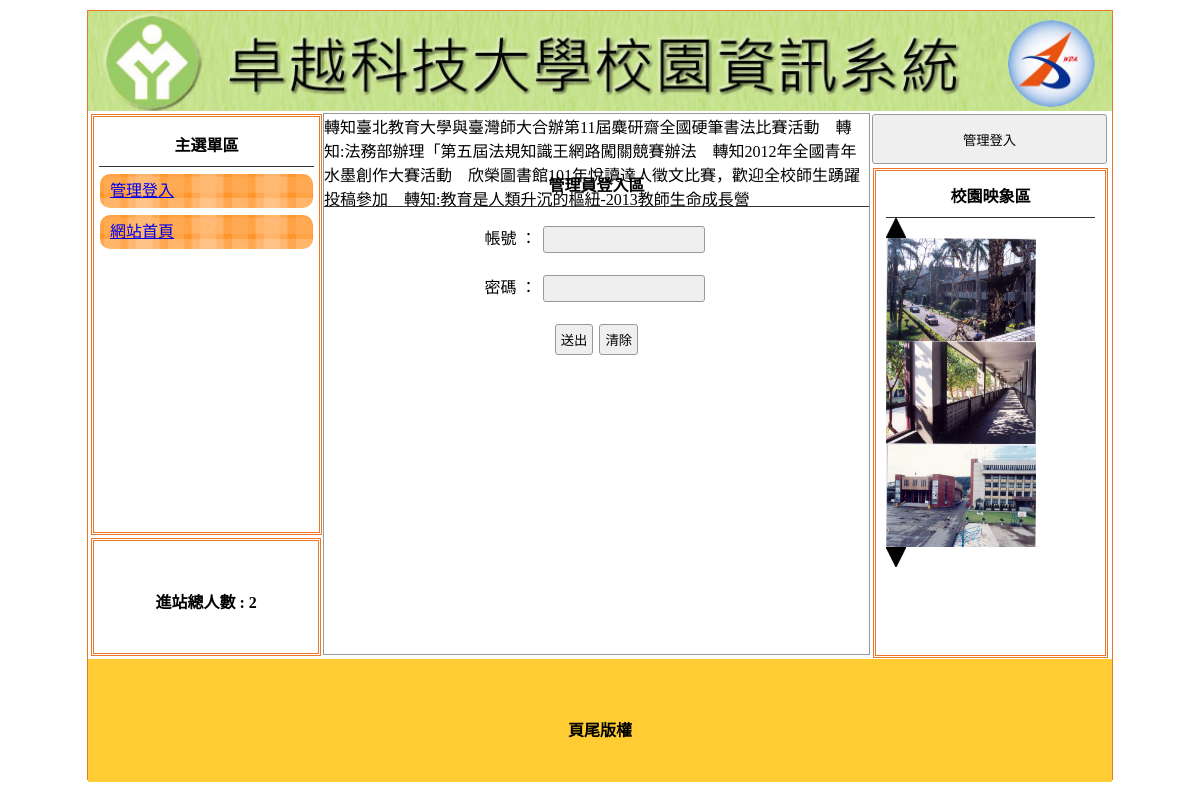
The app's page /login.php, older data.
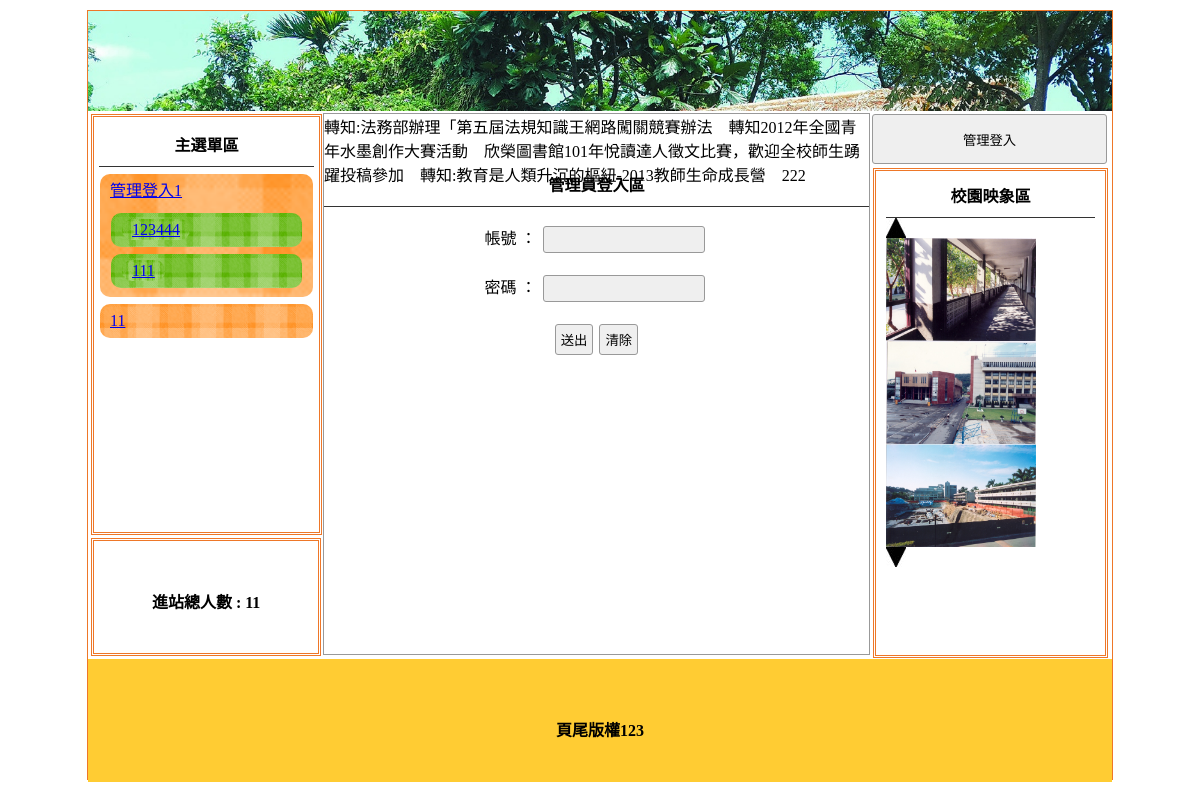
The same page, newer data.
### tables this page shows
CREATE TABLE `title` (
  `id` int(11) NOT NULL,
  `file` text NOT NULL,
  `text` text NOT NULL,
  `display` int(11) NOT NULL
);

CREATE TABLE `menu` (
  `id` int(11) NOT NULL,
  `text` text NOT NULL,
  `href` text NOT NULL,
  `display` int(11) NOT NULL,
  `parent` int(11) NOT NULL
);

CREATE TABLE `gallery` (
  `id` int(11) NOT NULL,
  `file` text NOT NULL,
  `display` int(11) NOT NULL
);

CREATE TABLE `footer` (
  `text` text NOT NULL
);

### func.php (called while the page is built, shortened)
<?php
	function sql($tbl, $show)
	{
		$sql = "select * from ".$tbl;
		if($show)	$sql .= " where display = 1";
		return $sql;
	}
?>

### auth.php (called while the page is built, shortened)
<?php
	include_once "func.php";
	include_once "sql.php";
	if(empty($_SESSION["user"]))
	{
		$btn = "管理登入";
		$btnlink = "login.php";
	}
	else
	{
		$btn = "回後台管理";
		$btnlink = "admin.php";
	}
?>

### sql.php (the view, shortened to what this page needs)
<?php
	include_once "func.php";
	$link = mysqli_connect("localhost", "root", "", "dbxx");
	mysqli_query($link, "set names utf8");
	$result = mysqli_query($link, sql("title", 1));
	$row = mysqli_fetch_array($result);
	$title = $row["file"];
	$title_text = $row["text"];
	$footer = mysqli_fetch_array(mysqli_query($link, sql("footer", 0)))["text"];
	$gallery = "<img src='img/01E01.jpg' onclick='pp(1)'><br>";
	$i = 0;
	$result = mysqli_query($link, sql("gallery", 1));
	while($row = mysqli_fetch_array($result))
	{
		$gallery .= "<img src='img/".$row["file"]."' class='im' id='ssaa".$i."' width='150' height='103'>";
		$i++;
	}
	$gallery .= "<br><img src='img/01E02.jpg' onclick='pp(2)'>";
	$visit = mysqli_fetch_array(mysqli_query($link, sql("visit", 0)))["count"];
	$menu = "";
	$result = mysqli_query($link, sql("menu", 1)." and parent = 0");
	while($row = mysqli_fetch_array($result))
	{
		$menu .= "<div class='mainmu'><a href='".$row["href"]."'>".$row["text"]."</a>";
		$result2 = mysqli_query($link, sql("menu", 1)." and parent = '".$row["id"]."'");
		while($row2 = mysqli_fetch_array($result2))
		{
			$menu .= "<div class='mainmu2 mw'><a href='".$row2["href"]."' class='mainmu2 mw'>".$row2["text"]."</a></div>";
		}
		$menu .= "</div>";
	}
	$mar = "";
	$result = mysqli_query($link, sql("advert", 1));
	while($row = mysqli_fetch_array($result))
	{
		$mar .= $row["text"]."&emsp;";
	}
?>

### login.php (shortened to what this page needs)
<!DOCTYPE html PUBLIC "-//W3C//DTD XHTML 1.0 Transitional//EN" "http://www.w3.org/TR/xhtml1/DTD/xhtml1-transitional.dtd">
<html xmlns="http://www.w3.org/1999/xhtml"><head><meta http-equiv="Content-Type" content="text/html; charset=UTF-8">
<?php
	include_once "sql.php";
	include_once "auth.php";
?>
<link href="./assets/css.css" rel="stylesheet" type="text/css">
</head>
<body>
	<div id="main">
    	<a title="<?=$title_text?>" href="./index.php"><div class="ti" style="background:url(&#39;img/<?=$title?>&#39;); background-size:cover;"></div></a>
        	<div id="ms">
             	<div id="lf" style="float:left;">
            		<div id="menuput" class="dbor">
                    	                            <span class="t botli">主選單區</span>
													<?=$menu?>
                                                </div>
                    <div class="dbor" style="margin:3px; width:95%; height:20%; line-height:100px;">
                    	<span class="t">進站總人數 :
                        	<?=$visit?>                        </span>
                    </div>
        		</div>
                <div class="di" style="height:540px; border:#999 1px solid; width:53.2%; margin:2px 0px 0px 0px; float:left; position:relative; left:20px;">
                	                     <marquee scrolldelay="120" direction="left" style="position:absolute; width:100%; height:40px;"><?=$mar?>
                    	                    </marquee>
                    <div style="height:32px; display:block;"></div>
                                            		<form method="post" action="api.php?do=login">
                        	    	<p class="t botli">管理員登入區</p>
                        			<p class="cent">帳號 ： <input name="acc" autofocus="" type="text"></p>
                        	        <p class="cent">密碼 ： <input name="ps" type="password"></p>
                        	        <p class="cent"><input value="送出" type="submit"><input type="reset" value="清除"></p>
                        	    </form>
                        	                </div>
                                 <div class="di di ad" style="height:540px; width:23%; padding:0px; margin-left:22px; float:left; ">
                	<button style="width:100%; margin-left:auto; margin-right:auto; margin-top:2px; height:50px;" onclick="lo(&#39;<?=$btnlink?>&#39;)"><?=$btn?></button>
                	<div style="width:89%; height:480px;" class="dbor">
                    	<span class="t botli">校園映象區</span>
						<?=$gallery?>
                    </div>
                </div>
                            </div>
            	<div style="width:1024px; left:0px; position:relative; background:#FC3; margin-top:4px; height:123px; display:block;">
                	<span class="t" style="line-height:123px;"><?=$footer?></span>
                </div>
    </div>
</body></html>

Row changes from the older to the newer data that the page shows:
removed menu: text "網站首頁"
no longer on this page (row edited): gallery: file (picture)
removed footer: text "頁尾版權"
changed title: file: a different picture
changed menu: text "管理登入" → "管理登入1"
added menu: text "123444", shown under "管理登入1"
added menu: text "111", shown under "管理登入1"
added menu: text "11"
now on this page (row unchanged): gallery: file (picture)
added footer: text "頁尾版權123"
Text that changed along with them:
$visit: "2" → "11"
$mar: "轉知臺北教育大學與臺灣師大合辦第11屆麋研齋全國硬筆書法比賽活動 轉知:法務部辦理「第五屆法規知識王網路闖關競賽辦法 轉知2012年全國青年水墨創作大賽活動 欣榮圖書館101年悅讀達人徵文比賽，歡迎全校師生踴躍投稿參加 轉知:教育是人類升沉的樞紐-2013教師生命成長營" → "轉知:法務部辦理「第五屆法規知識王網路闖關競賽辦法 轉知2012年全國青年水墨創作大賽活動 欣榮圖書館101年悅讀達人徵文比賽，歡迎全校師生踴躍投稿參加 轉知:教育是人類升沉的樞紐-2013教師生命成長營 222"
